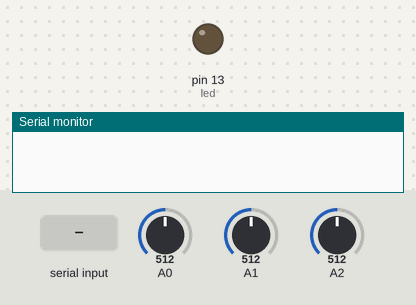
This sketch was run on a simulated Arduino Uno, built with avr-gcc and run on an emulated ATmega328P. On the bench: output pins drawn as LEDs (lit = HIGH), the last lines printed to the serial monitor. The inputs (shaded band) are chosen by the test bench; at power-on: A0 = 512, A1 = 512, A2 = 512.

Above: at 1.2 s.
1.3 s: "1" received over Serial
At 2.3 s:
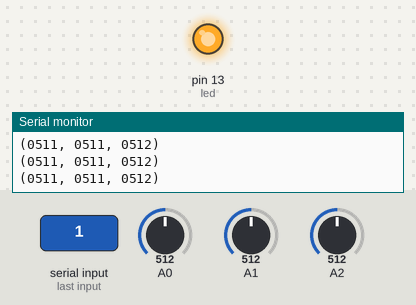
2.8 s: "0" received over Serial
At 3.4 s:
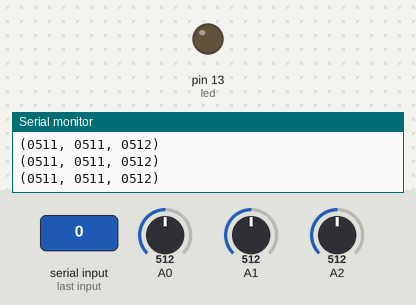
Timing chart, 0 to 5.8 s (numbered marks = the images above; inputs shaded):
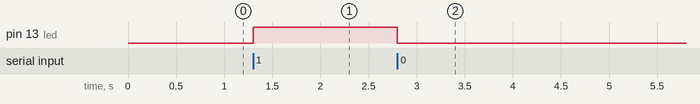

Measured:
- after the input at 1.3 s, pin 13 (led): LOW → HIGH at once
- after the input at 2.8 s, pin 13 (led): HIGH → LOW at once

The sketch:

USBPolygraphArduino.ino
```cpp
// (licence header left out)
/**********************************************************
   Takes readings from A0 (brt), A1 (gsr) and A2 (hrt)
   four times a second, averages them and sends the formated
   values (0000, 0000, 0000) through the serial port to a
   python program that graphs them. A0 and A1 are reversed
   before sending as their sensors work backwards.
 **********************************************************/


#define led 13
bool transmit = false;
unsigned long prevMillis = 0;

int A0readings[4];
int A1readings[4];
int A2readings[4];
int readingsIndex = 0;


void setup()
{
	Serial.begin(115200);
	pinMode(led,OUTPUT);
	pinMode(A0, INPUT);
	pinMode(A1, INPUT);
	pinMode(A2, INPUT);

}

void loop()
{
  int data=Serial.read();
  switch(data)
  {
    case '0':
      digitalWrite(led,LOW);
      transmit = false;
      break;
    case '1':
      digitalWrite(led,HIGH);
      transmit = true;
      break;
  }

  unsigned long currentMillis = millis();
  if(currentMillis - prevMillis >= 25)
  {
    prevMillis = currentMillis;
    if(readingsIndex == 3)
    {
      if(transmit)
      {
        Serial.print("(");
        print_fmt(map((A0readings[0] + A0readings[1] + A0readings[2] + A0readings[3])/4, 0, 1023, 1023, 0));
        Serial.print(", ");
        print_fmt(map((A1readings[0] + A1readings[1] + A1readings[2] + A1readings[3])/4, 0, 1023, 1023, 0));
        Serial.print(", ");
        print_fmt((A2readings[0] + A2readings[1] + A2readings[2] + A2readings[3])/4);
        Serial.println(")");
      }
      readingsIndex = 0;
    }
    else
    {
      readingsIndex ++;
    }
    A0readings[readingsIndex] = analogRead(A0);
    A1readings[readingsIndex] = analogRead(A1);
    A2readings[readingsIndex] = analogRead(A2);
  }


}

void print_fmt(int num)
{
  if(num == 0)
    Serial.print("0000");
  else if(num<10)
  {
    Serial.print("000");
    Serial.print(num);
  }
  else if(num<100)
  {
    Serial.print("00");
    Serial.print(num);
  }
  else if(num<1000)
  {
    Serial.print("0");
    Serial.print(num);
  }
  else
    Serial.print(num);
}
```
